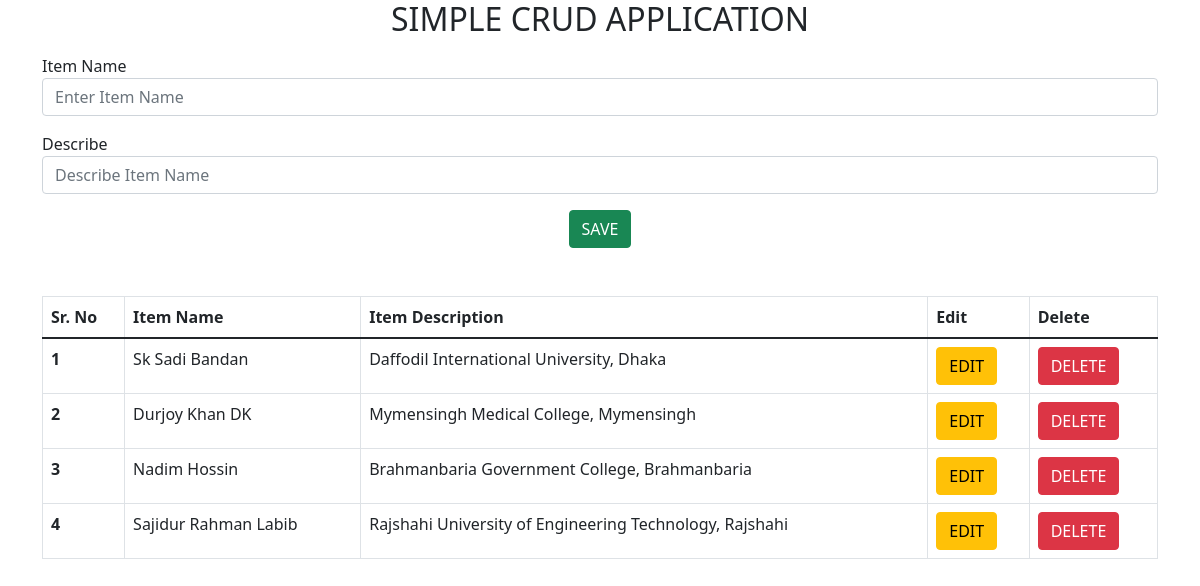
The page / on the database its author committed.
### mainapp/models.py (models this page shows)
class Item(models.Model):
    name = models.CharField(max_length=100)
    description = models.TextField(null=True, blank=True)

### mainapp/views.py (the view)
# urls.py: path('',index,name='index'),
def index(request):
    item_list = Item.objects.all()
    context = {
        'item_list' : item_list
    }
    return render(request,'index.html',context)

### templates/index.html (shortened to what this page needs)
<!doctype html>
<html lang="en">
  <head>
    <link href="https://cdn.jsdelivr.net/npm/bootstrap@5.1.3/dist/css/bootstrap.min.css" rel="stylesheet">
  </head>
  <body>
    <h2 class="alart alart-warning text-center">SIMPLE CRUD APPLICATION</h2>
    <div class="container mt-3">
        {% if sel_item %}
        <form method="POST" action="{% url 'update_item' sel_item.id %}">
          {% csrf_token %}
              <div class="form-group mb-3">
                  <label>Item Name</label>
                  <input type="text" class="form-control" value="{{sel_item.name}}" name="name" placeholder="Enter Item Name">
              </div>
              <div class="form-group mb-3">
                  <label>Describe</label>
                  <input type="text" class="form-control" value="{{sel_item.description}}" name="description" placeholder="Describe Item Name">
              </div>
              <div class="text-center mb-4">
                  <button type="submit" class="btn btn-success">UPDATE</button>
              </div>
          </form>
        {% else %}
        <form method="POST" action="{% url 'add_item' %}">
            <div class="form-group mb-3">
                <label>Item Name</label>
                <input type="text" class="form-control" name="name" placeholder="Enter Item Name">
            </div>
            <div class="form-group mb-3">
                <label>Describe</label>
                <input type="text" class="form-control" name="description" placeholder="Describe Item Name">
            </div>
            <div class="text-center mb-4">
                <button type="submit" class="btn btn-success">SAVE</button>
            </div>
        </form>
        {% endif %}
        <div class="mt-5">
            <table class="table table-bordered">
                <thead>
                  <tr>
                    <th scope="col">Sr. No</th>
                    <th scope="col">Item Name</th>
                    <th scope="col">Item Description</th>
                    <th scope="col">Edit</th>
                    <th>Delete</th>
                  </tr>
                </thead>
                <tbody>
                {% for i in item_list %}
                  <tr>
                    <th>{{forloop.counter}}</th>
                    <td>{{i.name}}</td>
                    <td>{{i.description}}</td>
                    <td>
                        <a href="{% url 'edit_item' i.id %}" class="btn btn-warning">EDIT</a>
                    </td>
                    <td>
                        <a href="{% url 'delete_item' i.id %}" class="btn btn-danger">DELETE</a>
                    </td>
                  </tr>
                {% endfor %}
                </tbody>
              </table>
        </div>
    </div>
  </body>
</html>

### rows shown on the page
Item: name "Sk Sadi Bandan", description "Daffodil International University, Dhaka"
Item: name "Durjoy Khan DK", description "Mymensingh Medical College, Mymensingh"
Item: name "Nadim Hossin", description "Brahmanbaria Government College, Brahmanbaria"
Item: name "Sajidur Rahman Labib", description "Rajshahi University of Engineering Technology, Rajshahi"
